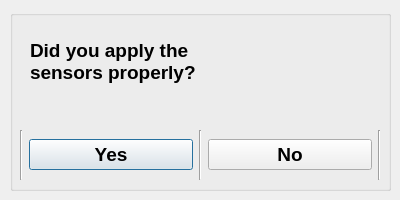
<?xml version="1.0" encoding="UTF-8"?>
<ui version="4.0">
 <class>screening_confirm</class>
 <widget class="QDialog" name="screening_confirm">
  <property name="geometry">
   <rect>
    <x>0</x>
    <y>0</y>
    <width>400</width>
    <height>200</height>
   </rect>
  </property>
  <property name="windowTitle">
   <string>Dialog</string>
  </property>
  <widget class="QGroupBox" name="groupBox">
   <property name="geometry">
    <rect>
     <x>10</x>
     <y>10</y>
     <width>381</width>
     <height>181</height>
    </rect>
   </property>
   <property name="title">
    <string/>
   </property>
   <widget class="QWidget" name="horizontalLayoutWidget">
    <property name="geometry">
     <rect>
      <x>10</x>
      <y>120</y>
      <width>361</width>
      <height>50</height>
     </rect>
    </property>
    <layout class="QHBoxLayout" name="horizontalLayout">
     <item>
      <widget class="Line" name="line_2">
       <property name="orientation">
        <enum>Qt::Vertical</enum>
       </property>
      </widget>
     </item>
     <item>
      <widget class="QPushButton" name="yes">
       <property name="font">
        <font>
         <pointsize>14</pointsize>
         <weight>75</weight>
         <bold>true</bold>
        </font>
       </property>
       <property name="text">
        <string>Yes</string>
       </property>
      </widget>
     </item>
     <item>
      <widget class="Line" name="line">
       <property name="orientation">
        <enum>Qt::Vertical</enum>
       </property>
      </widget>
     </item>
     <item>
      <widget class="QPushButton" name="pushButton_2">
       <property name="font">
        <font>
         <pointsize>14</pointsize>
         <weight>75</weight>
         <bold>true</bold>
        </font>
       </property>
       <property name="text">
        <string>No</string>
       </property>
      </widget>
     </item>
     <item>
      <widget class="Line" name="line_3">
       <property name="orientation">
        <enum>Qt::Vertical</enum>
       </property>
      </widget>
     </item>
    </layout>
   </widget>
   <widget class="QLabel" name="label">
    <property name="geometry">
     <rect>
      <x>20</x>
      <y>20</y>
      <width>351</width>
      <height>62</height>
     </rect>
    </property>
    <property name="font">
     <font>
      <pointsize>14</pointsize>
      <weight>75</weight>
      <bold>true</bold>
     </font>
    </property>
    <property name="text">
     <string>Did you apply the
sensors properly?</string>
    </property>
   </widget>
  </widget>
 </widget>
 <resources/>
 <connections/>
</ui>
